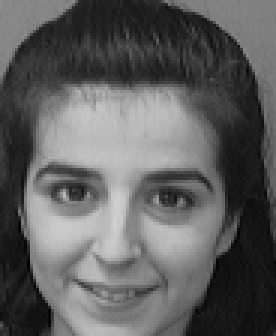
#> input picture 作业4：EigenFace人脸识别/ORL Library/s10/1.pgm, 92 x 112 px (shown 3 times larger)
$ python main.py
#> lines starting #> are read from the running program, lines starting #| are printed output that depends on the picture
import numpy as np
import os
import cv2
from Errors import IllegalArgumentError
import matplotlib.pyplot as plt

MODEL_FILE_PATH = "Open Models/model-Test-0.99.npy"
AVG_FILE_PATH = "Open Models/avg-Test.npy"
FACE_LIB_PATH = "ORL Library"
MY_FACE_LIB_PATH = "My Face Lib"
TEST_FACE_PATH = "Test Face.pgm"
INF = 1E38


class Face():
    """
    人脸类，以人脸图像和人的id作为成员，用于批量测试
    """

    def __init__(self, id, face):
        self.id = id
        self.face = face


# [277 lines left out: functions train, showTopTen, showAvg, reconstruct, normalize, computeCoord and 4 more, not called in this run]


def readFaces() -> tuple:
    """
    从本地读取人脸图像\n
    :return: 库人脸的列表以及自己人脸的列表组成的元组
    """
    faces = []
    for outerRoot, outerDirs, outerFiles in os.walk(FACE_LIB_PATH):
        for outerDir in outerDirs:
            outerDir = os.path.join(outerRoot, outerDir)
            for innerRoot, innerDirs, innerFiles in os.walk(outerDir):
                for file in innerFiles:
                    filePath = os.path.join(innerRoot, file)
                    face = cv2.imread(filePath)
                    face = cv2.cvtColor(face, cv2.COLOR_BGR2GRAY)  # 读入的人脸是三通道灰度图
                    faces.append(face)
    myFaces = []
    for root, dirs, files in os.walk(MY_FACE_LIB_PATH):
        for file in files:
            filePath = os.path.join(root, file)
            face = cv2.imread(filePath)
            face = cv2.cvtColor(face, cv2.COLOR_BGR2GRAY)
            myFaces.append(face)
    return (faces, myFaces)


def readFace(filePath: str) -> np.ndarray:
    """
    依据传入的文件路径读取人脸\n
    :param filePath: 文件路径
    :return: 读取的人脸
    """
    face = cv2.imread(filePath)
    face = cv2.cvtColor(face, cv2.COLOR_BGR2GRAY)
    return face


def importModel(avgFilePath: str, modelFilePath: str) -> tuple:
    """
    从文件中读取模型\n
    :param avgFilePath: 平均脸文件路径
    :param modelFilePath: 模型文件路径
    :return: 平均脸和基向量矩阵
    """
    # [20 lines of commented-out code are left out]
    baseVecs = np.load(modelFilePath)
    avg = np.load(avgFilePath)
    return (avg, baseVecs)


# [84 lines left out: functions findMostSimilarObj, batchTest, not called in this run]


def main() -> None:
    orlFaces, myFaces = readFaces()
#> in readFaces, face is the input picture: shape (112, 92, 3); min 1, max 207, mean 95.1
#> in readFaces, `myFaces = []`: myFaces = []
    allFaces = orlFaces[:]
    for i in range(0, len(myFaces)):
        allFaces.append(myFaces[i])
    # train(orlFaces, 0.99, "Open Models/avg-ORL.npy", "Open Models/model-ORL-0.99.npy")
    testFace = readFace("Test.jpg")
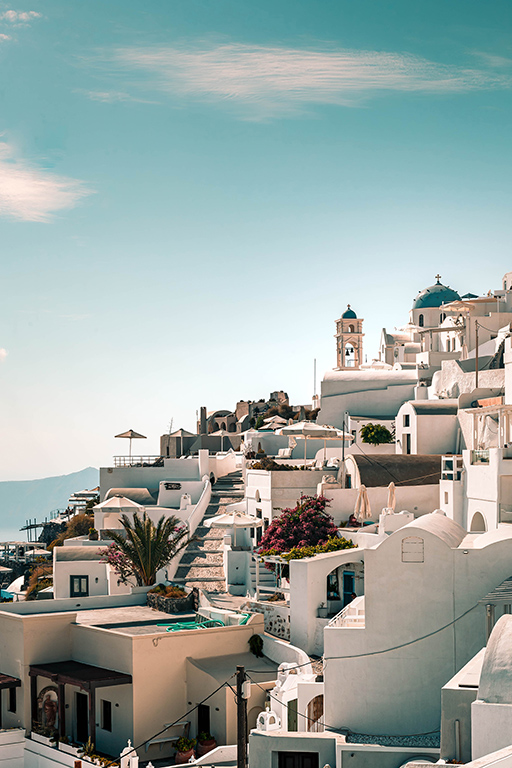
#> input picture 作业3：Harris角点检测/Test.jpg, 512 x 768 px, found by its file name
#> in readFace, face is the input picture: shape (768, 512, 3); mean B, G, R 162.7, 166.5, 154.4
#> in readFace, `face = cv2.cvtColor(face, cv2.COLOR_BGR2GRAY)`:
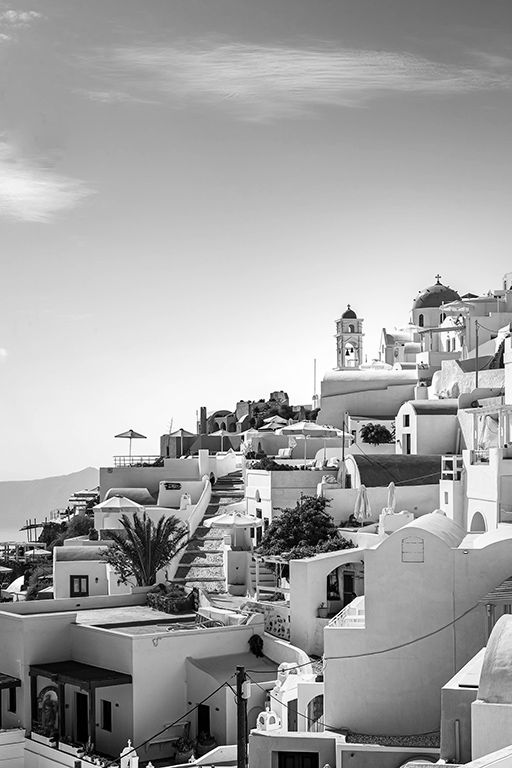
#> face: shape (768, 512); min 0, max 255, mean 162.5
    avg, baseVecs = importModel("Open Models/avg-ORL.npy", "Open Models/model-ORL-0.99.npy")
    FACE_WIDTH = orlFaces[0].shape[1]
    FACE_HEIGHT = orlFaces[0].shape[0]
    k = baseVecs.shape[1]
    identify(testFace, allFaces, avg, baseVecs, 100)
    # [11 lines of commented-out code are left out]


#> (the run stopped early here; a loop or call above may not have finished)
